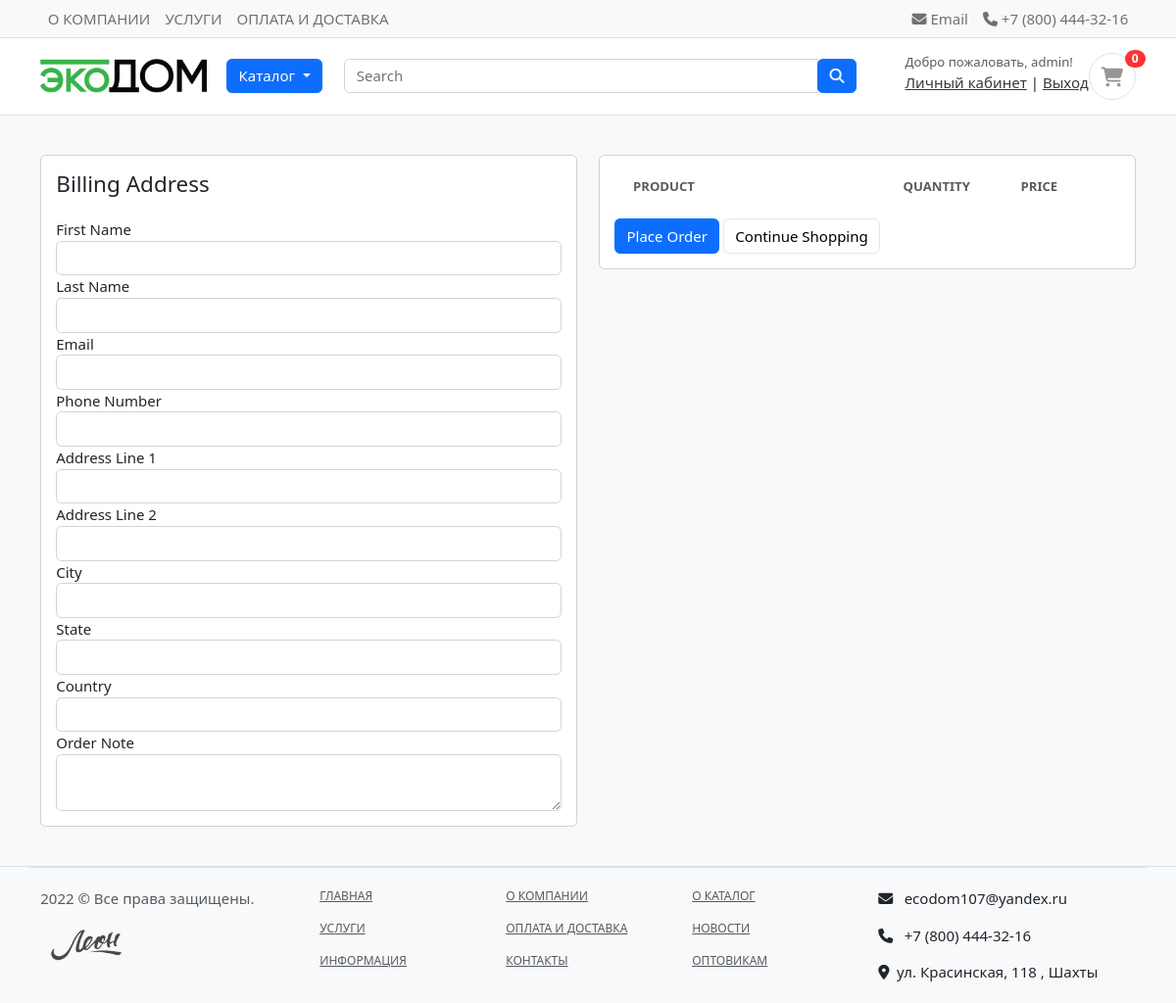
The page /cart/checkout/ (signed in) on the database as committed earlier.
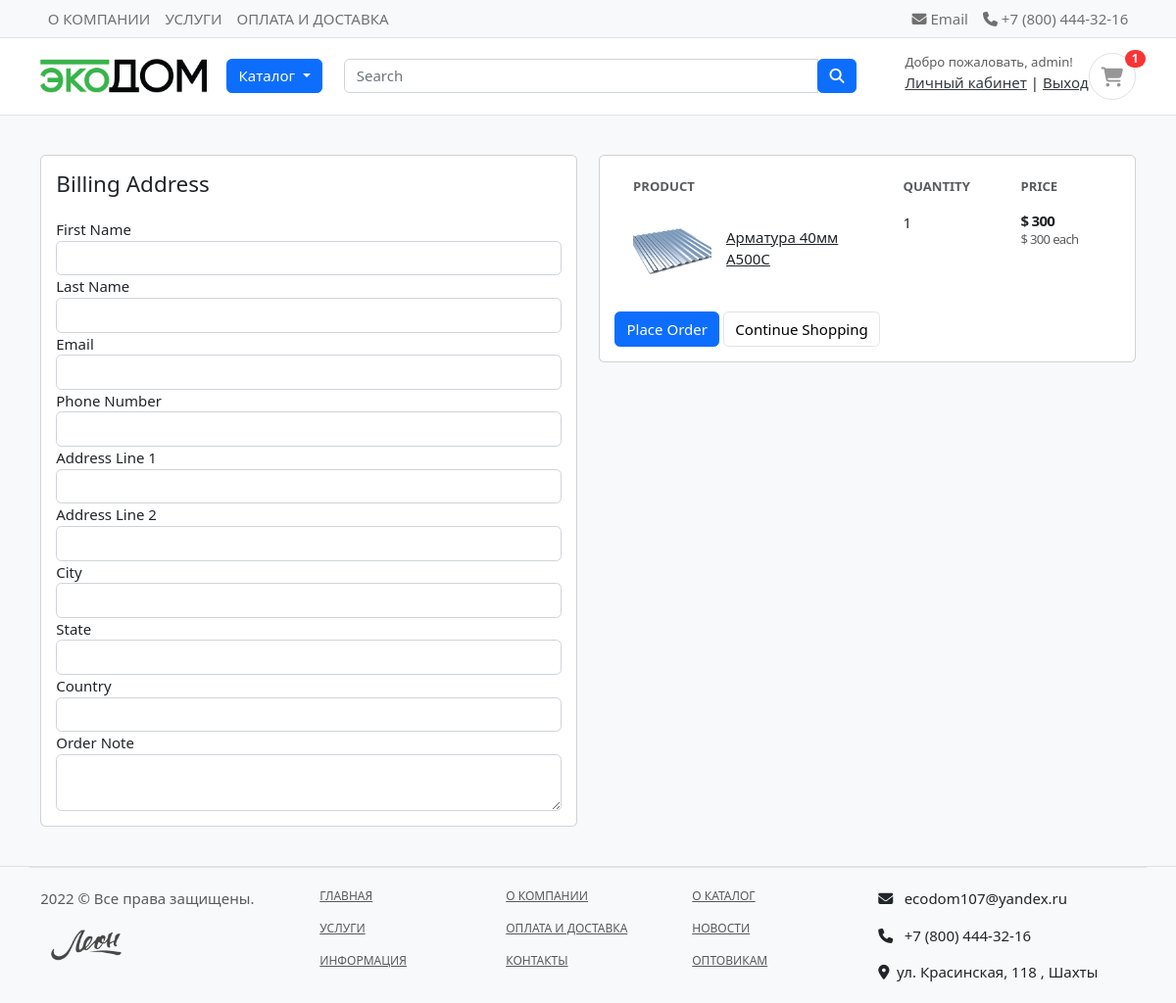
The same page on the database as committed later.
### carts/models.py (models this page shows, shortened)
class CartItem(models.Model):
    user = models.ForeignKey(MyUser, on_delete=models.CASCADE, null=True)
    product = models.ForeignKey(Product, on_delete=models.CASCADE)
    cart    = models.ForeignKey(Cart, on_delete=models.CASCADE, null=True)
    quantity = models.IntegerField()
    is_active = models.BooleanField(default=True)
    def sub_total(self):
        return self.product.price * self.quantity

### shop/models.py (models this page shows, shortened)
class Product(models.Model):
    product_name = models.CharField(max_length=200, unique=True)
    slug = models.SlugField(max_length=200, unique=True)
    description = models.TextField(max_length=500, blank=True)
    price = models.IntegerField()
    images = models.ImageField(upload_to='photos/products')
    stock = models.IntegerField()
    is_available = models.BooleanField(default=True)
    category = models.ForeignKey(Category, on_delete=models.CASCADE)
    created_date = models.DateTimeField(auto_now_add=True)
    modified_date = models.DateTimeField(auto_now=True)
    def get_url(self):
        return reverse('product_detail', args=[self.category.slug, self.slug])

### carts/views.py (the view)
# urls.py: path('checkout/', views.checkout, name='checkout'),
@login_required(login_url='login')
def checkout(request, total=0, quantity=0, cart_items=None):
    try:
        tax = 0
        grand_total = 0
        if request.user.is_authenticated:
            cart_items = CartItem.objects.filter(user=request.user, is_active=True)
        else:
            cart = Cart.objects.get(cart_id=_cart_id(request))
            cart_items = CartItem.objects.filter(cart=cart, is_active=True)
        for cart_item in cart_items:
            total += (cart_item.product.price * cart_item.quantity)
            quantity += cart_item.quantity
        tax = (2 * total)/100
        grand_total = total + tax
    except ObjectDoesNotExist:
        pass #just ignore
    context = {
        'total': total,
        'quantity': quantity,
        'cart_items': cart_items,
        'tax'       : tax,
        'grand_total': grand_total,
    }
    return render(request, 'carts/checkout.html', context)

### carts/context_processors.py (called while the page is built)
def counter(request):
    cart_count = 0
    if 'admin' in request.path:
        return {}
    else:
        try:
            cart = Cart.objects.filter(cart_id=_cart_id(request))
            if request.user.is_authenticated:
                cart_items = CartItem.objects.all().filter(user=request.user)
            else:
                cart_items = CartItem.objects.all().filter(cart=cart[:1])
            for cart_item in cart_items:
                cart_count += cart_item.quantity
        except Cart.DoesNotExist:
            cart_count = 0
    return dict(cart_count=cart_count)

### carts/views.py (called while the page is built)
def _cart_id(request):
    cart = request.session.session_key
    if not cart:
        cart = request.session.create()
    return cart

### category/context_processors.py (called while the page is built)
def menu_links(request):
    links = Category.objects.all()
    return dict(links=links)

### category/models.py (called while the page is built)
    def get_url(self):
            return reverse('products_by_category', args=[self.slug])

### carts/templates/carts/checkout.html (shortened to what this page needs)
{% extends 'base.html' %}
{% load static %}
{% block content %}
<section class="section-content padding-y bg">
<div class="container">
<div class="row">
	<aside class="col-lg-6">
<div class="card">
  <div class="card-body">
    <h4 class="card-title mb-4">Billing Address</h4>
    <form action="{% url 'place_order' %}" method="POST">
      <div class="form-row">
        <div class="col form-group">
          <label for="">First Name</label>
          <input type="text" name="first_name" class="form-control" required>
        </div>
        <div class="col form-group">
          <label for="">Last Name</label>
          <input type="text" name="last_name" class="form-control" required>
        </div>
      </div>
      <div class="form-row">
        <div class="col form-group">
          <label for="">Email</label>
          <input type="email" name="email" class="form-control" required>
        </div>
        <div class="col form-group">
          <label for="">Phone Number</label>
          <input type="text" name="phone" class="form-control" required>
        </div>
      </div>
      <div class="form-row">
        <div class="col form-group">
          <label for="">Address Line 1</label>
          <input type="text" name="address_line_1" class="form-control" required>
        </div>
        <div class="col form-group">
          <label for="">Address Line 2</label>
          <input type="text" name="address_line_2" class="form-control">
        </div>
      </div>
      <div class="form-row">
        <div class="col form-group">
          <label for="">City</label>
          <input type="text" name="city" class="form-control" required>
        </div>
        <div class="col form-group">
          <label for="">State</label>
          <input type="text" name="state" class="form-control" required>
        </div>
        <div class="col form-group">
          <label for="">Country</label>
          <input type="text" name="country" class="form-control" required>
        </div>
        </div>
        <div class="form-row">
          <label for="">Order Note</label>
          <textarea name="order_note" rows="2" class="form-control"></textarea>
        </div>
  </div>
</div>
	</aside>
	<aside class="col-lg-6">
		<div class="card">
		<div class="card-body">
      <table class="table table-borderless table-shopping-cart">
      <thead class="text-muted">
      <tr class="small text-uppercase">
        <th scope="col">Product</th>
        <th scope="col" width="120">Quantity</th>
        <th scope="col" width="120">Price</th>
      </tr>
      </thead>
      <tbody>
      {% for cart_item in cart_items %}
      <tr>
      	<td>
      		<figure class="itemside align-items-center">
      			<div class="aside"><img src="{{ cart_item.product.images.url }}" class="img-sm"></div>
      			<figcaption class="info">
      				<a href="{{ cart_item.product.get_url }}" class="title text-dark">{{ cart_item.product.product_name }}</a>
      			</figcaption>
      		</figure>
      	</td>
      	<td>
      				<label for="">{{cart_item.quantity}}</label>
      	</td>
      	<td>
      		<div class="price-wrap">
      			<var class="price">$ {{ cart_item.sub_total }}</var>
      			<small class="text-muted"> $ {{ cart_item.product.price }} each </small>
      		</div>
      	</td>
      </tr>
      {% endfor %}
      </tbody>
      </table>
      <button type="submit" name="submit" class="btn btn-primary btn-block">Place Order</button>
			<a href="{% url 'store' %}" class="btn btn-light btn-block">Continue Shopping</a>
		</div>
		</div>
</aside>
</div>
</div>
</section>
{% endblock %}

### templates/includes/navbar.html (shortened to what this page needs)
{% load static %}
<header class="section-header">
    <nav class="navbar p-md-0 navbar-expand-sm navbar-light border-bottom bg-light">
        <div class="container">
            <div class="collapse navbar-collapse">
                <ul class="navbar-nav">
                    <li><a href="#" class="nav-link">О КОМПАНИИ</a></li>
                    <li><a href="#" class="nav-link">УСЛУГИ</a></li>
                    <li><a href="#" class="nav-link">ОПЛАТА И ДОСТАВКА</a></li>
                </ul>
            </div>
            <div class="collapse navbar-collapse flex-grow-0" id="navbarTop4">
                <ul class="navbar-nav">
                    <li><a href="#" class="nav-link"> <i class="fa fa-envelope"></i> Email </a></li>
                    <li><a href="#" class="nav-link"> <i class="fa fa-phone"></i> +7 (800) 444-32-16 </a></li>
                </ul>
            </div>
        </div>
    </nav>
    <section class="header-main border-bottom">
        <div class="container">
            <div class="row align-items-center">
                <div class="col-lg-2 col-md-3 col-6">
                    <a href="/" class="brand-wrap">
                        <img class="logo" src="{% static '/images/logo.png' %}">
                    </a>
                </div>
                <div class="col-lg col-sm col-md col-6 flex-grow-0">
                    <div class="dropdown">
                        <button class="btn btn-primary dropdown-toggle" type="button" id="dropdownMenuButton1"
                            data-bs-toggle="dropdown" aria-expanded="false">
                            Каталог
                        </button>
                    </div>
                </div>
                <div class="col-lg  col-md-6 col-sm-12 col">
                    <form action="{% url 'search' %}" class="search" method='GET'>
                        <div class="input-group w-100">
                            <input type="text" class="form-control" style="width:60%;" placeholder="Search"
                                name="keyword">
                            <div class="input-group-append">
                                <button class="btn btn-primary" type="submit">
                                    <i class="fa fa-search"></i>
                                </button>
                            </div>
                        </div>
                    </form>
                </div>
                <div class="col-lg-3 col-sm-6 col-8 order-2 order-lg-3">
                    <div class="d-flex justify-content-end mb-3 mb-lg-0">
                        {% if user.id is None %}
                            <div class="widget-header">
                                <small class="title text-muted" style="padding-right: 10px">Добро пожаловать, Гость!</small>
                                <div>
                                    <a href="{% url 'login' %}">Вход</a> <span class="dark-transp"> | </span>
                                    <a href="{% url 'register' %}"> Регистрация</a>
                                </div>
                            </div>
                        {% else %}
                            <div class="widget-header">
                                <small class="title text-muted" style="padding-right: 10px">Добро пожаловать, {{user.first_name}}!</small>
                                <div>
                                    <a href="{% url 'dashboard' %}">Личный кабинет</a> <span class="dark-transp"> | </span>
                                    <a href="{% url 'logout' %}"> Выход</a>
                                </div>
                            </div>
                        {% endif %}
                        <a href="{% url 'cart' %}" class="widget-header pl-3 ml-3">
                            <div class="icon icon-sm rounded-circle border"><i class="fa fa-shopping-cart"></i></div>
                            <span class="badge badge-pill badge-danger notify">{{cart_count}}</span>
                        </a>
                    </div>
                </div>
            </div>
        </div>
    </section>
</header>

Rows that differ between the two databases and show on the page:
added CartItem: product.images (picture), product.product_name "Арматура 40мм А500С", quantity "1", sub_total "300", product.price "300"
Other text that changed with them:
{{ cart_count }}: "0" → "1"
